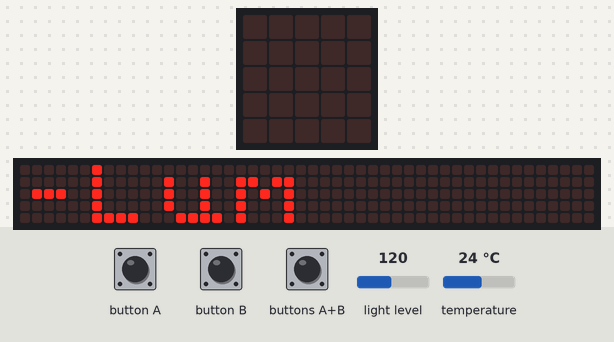
The program below on a simulated BBC micro:bit (MakeCode). Parts: the board's 5×5 LED display, a strip that is not on the board, showing the scrolling text unrolled. Inputs (shaded band) come from the test bench; at power-on: temperature 24 °C, light level 120. The 48×5 strip is a reading aid, not a part: it shows the text the display is scrolling, unrolled, one strip-width of it at a time.

Above: at 11.5 s.
13.0 s: button A pressed for 0.15 s
At 13.22 s:
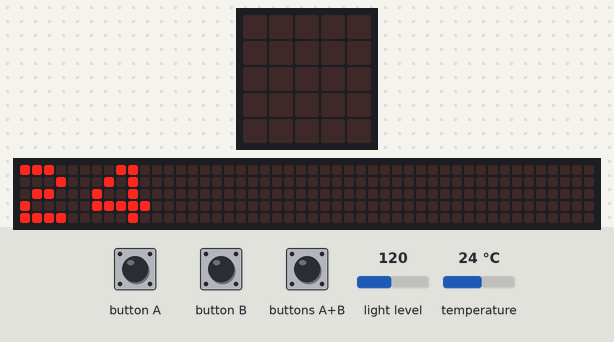
13.7 s: button B pressed for 0.15 s
14.4 s: buttons A+B pressed for 0.15 s
15.1 s: temperature set to 12 °C
18.1 s: temperature set to 19 °C
At 19.7 s:
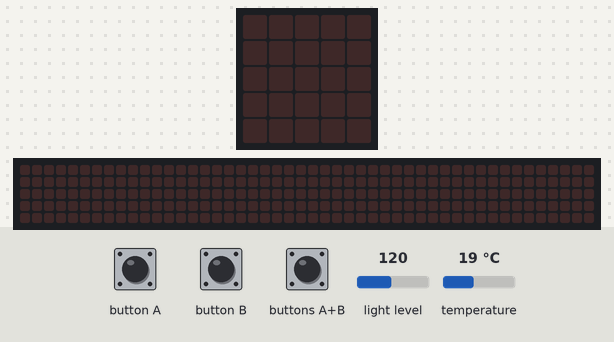
20.0 s: button A pressed for 0.15 s
At 20.3 s:
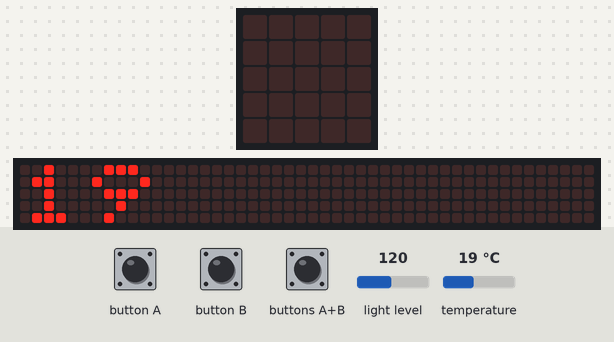

Measured:
- after the input at 13.0 s, the display: changes after 0.15 s (image 1)

The program:

main.ts
```typescript
input.onButtonPressed(Button.A, function () {
    basic.showNumber(input.temperature())
})
input.onButtonPressed(Button.AB, function () {
    temperatura = 0
    for (let index = 0; index <= num_lecturas; index++) {
        temperatura = temperatura + input.temperature()
        basic.pause(1000)
    }
    basic.showNumber(temperatura / num_lecturas)
})
input.onButtonPressed(Button.B, function () {
    basic.showNumber(Math.round(Math.map(input.lightLevel(), 0, 255, 0, 100)))
})
let temperatura = 0
let num_lecturas = 0
num_lecturas = 5
basic.showString("A-Temp B-Lum")
basic.forever(function () {

})
```

test.ts
```typescript
// aquí va el archivo "tests"; esto no se compilará cuando este paquete se utilice como una extensión.
```
